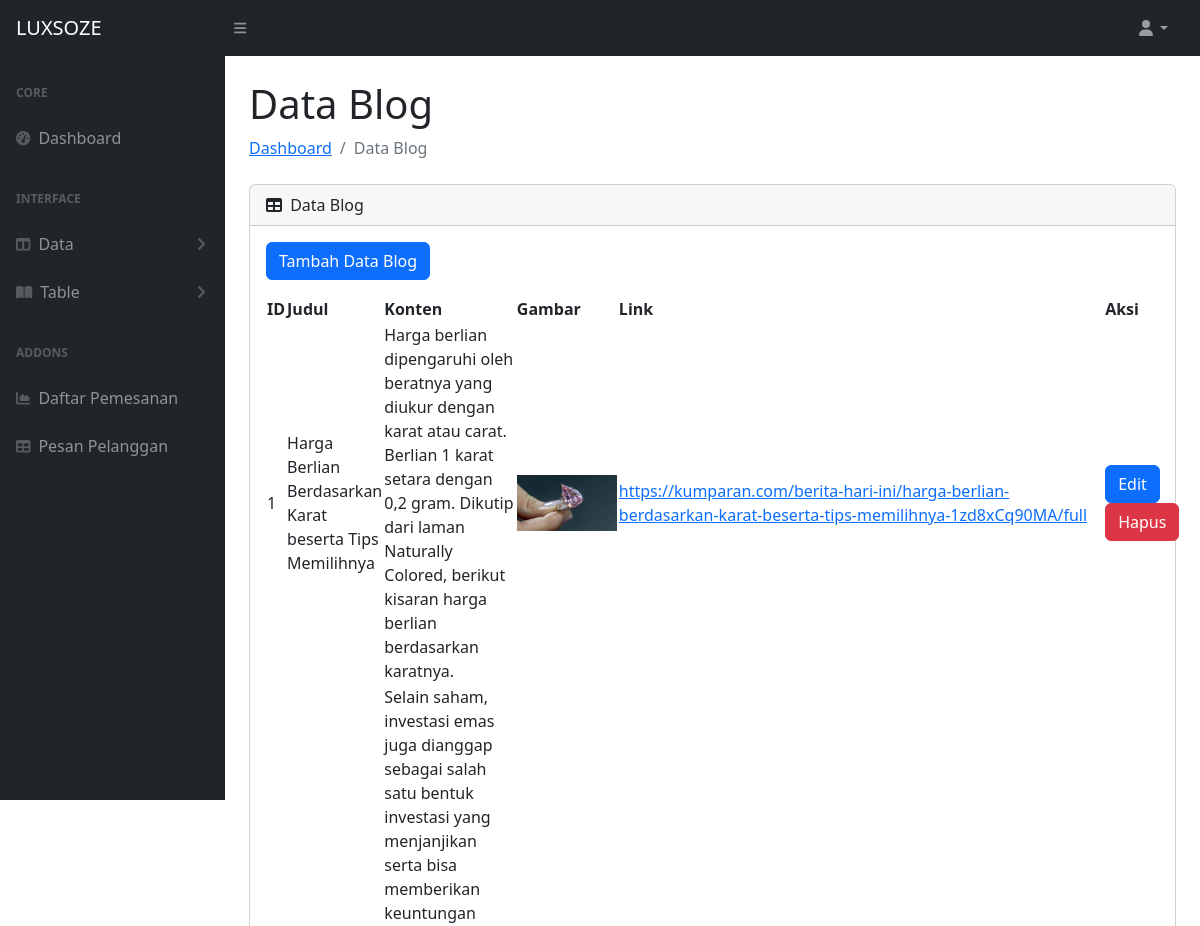
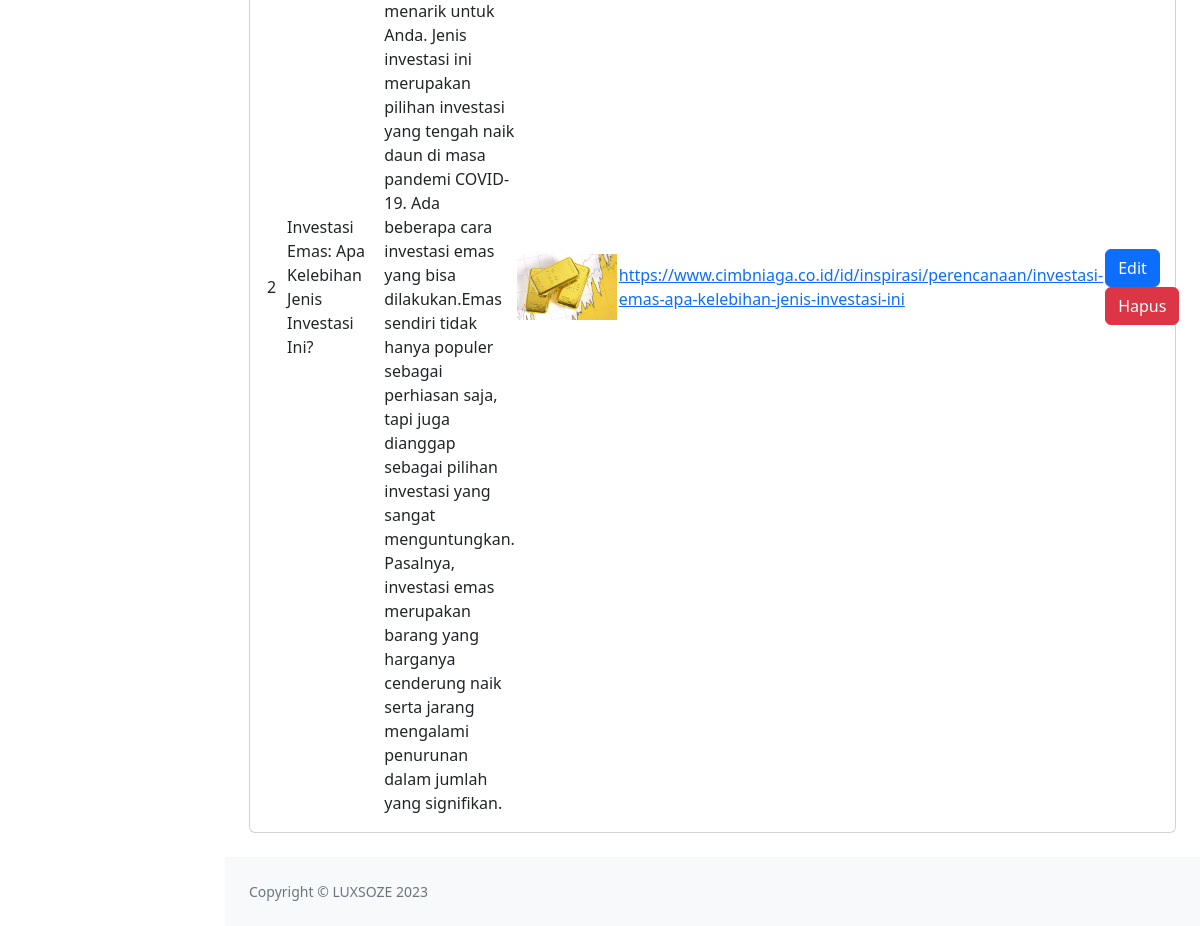
Page /admin/blog.php on the committed database (2 pictures, top to bottom).
### tables this page shows
CREATE TABLE `blog` (
  `id` int(11) NOT NULL,
  `judul` varchar(255) NOT NULL,
  `konten` text NOT NULL,
  `gambar` varchar(255) NOT NULL,
  `link` varchar(255) NOT NULL
);

### admin/blog.php (the view, shortened to what this page needs)
<?php
require '../include/config.php';
$query = "SELECT * FROM blog";
$result = mysqli_query($conn, $query);
?>
<?php include 'include/navbar.php'; ?>
<div id="layoutSidenav_content">
    <main>
        <div class="container-fluid px-4">
            <h1 class="mt-4">Data Blog</h1>
            <ol class="breadcrumb mb-4">
                <li class="breadcrumb-item"><a href="index.html">Dashboard</a></li>
                <li class="breadcrumb-item active">Data Blog</li>
            </ol>
            <div class="card mb-4">
                <div class="card-header">
                    <i class="fas fa-table me-1"></i>
                    Data Blog
                </div>
                <div class="card-body">
                    <div class="mb-3">
                        <a href="add_blog.php" class="btn btn-primary">Tambah Data Blog</a>
                    </div>
                    <?php if (mysqli_num_rows($result) > 0) : ?>
                        <table id="datatablesSimple">
                            <thead>
                                <tr>
                                    <th>ID</th>
                                    <th>Judul</th>
                                    <th>Konten</th>
                                    <th>Gambar</th>
                                    <th>Link</th>
                                    <th>Aksi</th>
                                </tr>
                            </thead>
                            <tbody>
                                <?php while ($row = mysqli_fetch_assoc($result)) : ?>
                                    <tr>
                                        <td><?php echo $row['id']; ?></td>
                                        <td><?php echo $row['judul']; ?></td>
                                        <td><?php echo $row['konten']; ?></td>
                                        <td><img src="img/blog/<?php echo $row['gambar']; ?>" alt="Gambar Blog" style="max-width: 100px; height: auto;"></td>
                                        <td><a href="<?php echo $row['link']; ?>" target="_blank"><?php echo $row['link']; ?></a></td>
                                        <td>
                                            <a href="edit_blog.php?id=<?php echo $row['id']; ?>" class="btn btn-primary">Edit</a>
                                            <a href="delete_blog.php?id=<?php echo $row['id']; ?>" class="btn btn-danger">Hapus</a>
                                        </td>
                                    </tr>
                                <?php endwhile; ?>
                            </tbody>
                        </table>
                    <?php else : ?>
                        <p>Tidak ada data blog.</p>
                    <?php endif; ?>
                </div>
            </div>
        </div>
    </main>
    <?php include 'include/footer.php'; ?>

### rows in the picture
blog: id "1", judul "Harga Berlian Berdasarkan Karat beserta Tips Memilihnya", konten "Harga berlian dipengaruhi oleh beratnya yang diukur dengan karat atau carat. Berlian 1 karat setara dengan 0,2 gram. Dikutip dari laman Naturally Colored, berikut kisaran harga berlian berdasarkan karatnya.", gambar (picture), link "https://kumparan.com/berita-hari-ini/harga-berlian-berdasarkan-karat-beserta-tips-memilihnya-1zd8xCq90MA/full"
blog: id "2", judul "Investasi Emas: Apa Kelebihan Jenis Investasi Ini?", konten "Selain saham, investasi emas juga dianggap sebagai salah satu bentuk investasi yang menjanjikan serta bisa memberikan keuntungan menarik untuk Anda. Jenis investasi ini merupakan pilihan investasi yang tengah naik daun di masa pandemi COVID-19. Ada beberapa cara investasi emas yang bisa dilakukan.Emas sendiri tidak hanya populer sebagai perhiasan saja, tapi juga dianggap sebagai pilihan investasi yang sangat menguntungkan. Pasalnya, investasi emas merupakan barang yang harganya cenderung naik serta jarang mengalami penurunan dalam jumlah yang signifikan.", gambar (picture), link "https://www.cimbniaga.co.id/id/inspirasi/perencanaan/investasi-emas-apa-kelebihan-jenis-investasi-ini"
